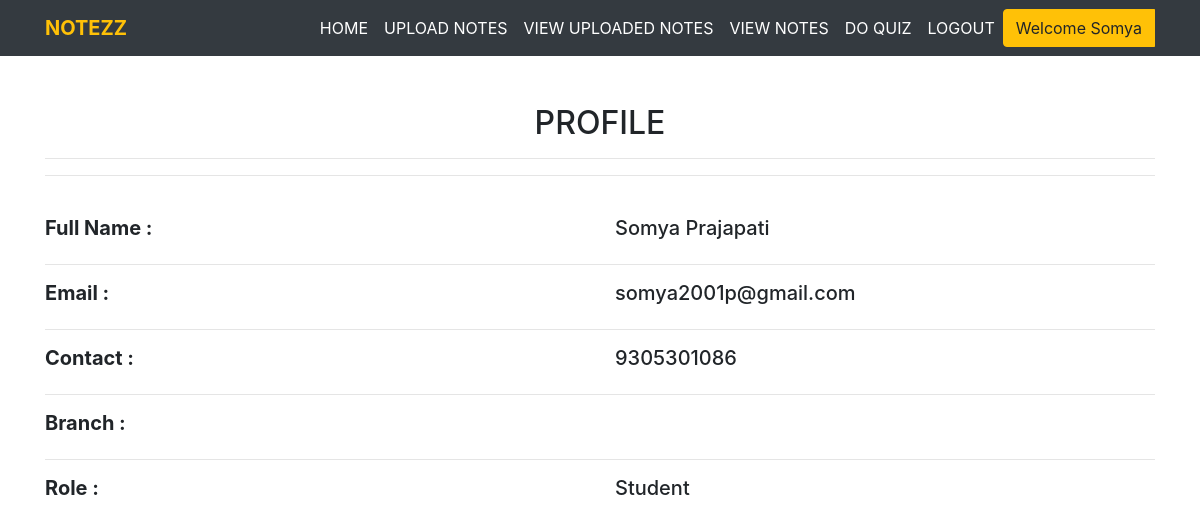
/profile/ (signed in), run on the app's committed database.
### notes/models.py (models this page shows)
class Signup(models.Model):
    user = models.ForeignKey(User,on_delete=models.CASCADE,null=True)
    contact = models.CharField(max_length=10,null=True)
    role = models.CharField(max_length=15,null=True)

### notes/views.py (the view)
# urls.py: path('profile/', profile, name='profile'),
def profile(request):
    if not request.user.is_authenticated:
        return redirect('login')
    user = User.objects.get(id=request.user.id)
    data = Signup.objects.get(user = user)
    d = {'data':data, 'user':user}
    return render(request, 'profile.html', d)

### notes/templates/profile.html (shortened to what this page needs)
{% extends 'user_nav.html' %}
{% load static %}
{% block body %}
<div class="container mt-5">
    <h2 class="text-center">PROFILE</h2>
    <hr><hr><br>
    <div class="row">
        <div class="col-md-6">
            <h5><b>Full Name : </b></h5>
        </div>
        <div class="col-md-6" style="text-transform: capitalize;">
            <h5>{{data.user.first_name}} {{data.user.last_name}}</h5>
        </div>
    </div>
    <hr>
    <div class="row">
        <div class="col-md-6">
            <h5><b>Email : </b></h5>
        </div>
        <div class="col-md-6">
            <h5>{{data.user.username}}</h5>
        </div>
    </div>
    <hr>
    <div class="row">
        <div class="col-md-6">
            <h5><b>Contact : </b></h5>
        </div>
        <div class="col-md-6">
            <h5>{{data.contact}}</h5>
        </div>
    </div>
    <hr>
    <div class="row">
        <div class="col-md-6">
            <h5><b>Branch : </b></h5>
        </div>
        <div class="col-md-6">
        </div>
    </div>
    <hr>
    <div class="row">
        <div class="col-md-6">
            <h5><b>Role : </b></h5>
        </div>
        <div class="col-md-6">
            <h5>{{data.role}}</h5>
        </div>
    </div>
</div>
{% endblock %}

### notes/templates/user_nav.html (shortened to what this page needs)
<!DOCTYPE html>
<html lang="en">
<head>
    {% load static %}
    <link rel="stylesheet" href="node_modules/bootstrap/dist/css/bootstrap.min.css">
    <link rel="stylesheet" href="https://stackpath.bootstrapcdn.com/bootstrap/4.3.1/css/bootstrap.min.css">
    <link rel="stylesheet" href="https://stackpath.bootstrapcdn.com/font-awesome/4.7.0/css/font-awesome.min.css">
    <link rel="stylesheet" href="{% static 'style.css' %}">
</head>
<body>
    <nav class="navbar navbar-expand-md bg-dark navbar-dark">
        <div class="container">
            <a href="#" class="navbar-brand text-warning font-weight-bold">NOTEZZ</a>
            <div class="collapse navbar-collapse text-center" id="collapsenavbar">
                <ul class="navbar-nav ml-auto">
                    <li class="nav-item">
                        <a href="{% url 'profile' %}" class="nav-link text-white">HOME</a>
                    </li>
                    <li class="nav-item">
                        <a href="{% url 'upload_notes' %}" class="nav-link text-white">UPLOAD NOTES</a>
                    </li>
                    <li class="nav-item">
                        <a href="{% url 'view_mynotes' %}" class="nav-link text-white">VIEW UPLOADED NOTES</a>
                    </li>
                    <li class="nav-item">
                        <a href="{% url 'Book:chapters' %}" class="nav-link text-white">VIEW NOTES</a>
                    </li>
                    <li class="nav-item">
                        <a href="{% url 'quiz:home' %}" class="nav-link text-white">DO QUIZ</a>
                    </li>
                    <li class="nav-item">
                        <a href="{% url 'logout' %}" class="nav-link text-white">LOGOUT</a>
                    </li>
                </ul>
                <div class="btn-group">
                    <button type="button" class="btn btn-warning dropdown toggle" data-toggle="dropdown">Welcome {{request.user.first_name}}</button>
                </div>
            </div>
        </div>
    </nav>
    {% block body %}
    {% endblock %}
</body>
</html>

### data on the page
Signup: user.first_name "Somya", user.last_name "Prajapati", user.username "somya2001p@gmail.com", contact "9305301086", role "Student"

### other printed values
{{ request.user.first_name }} "Somya"
